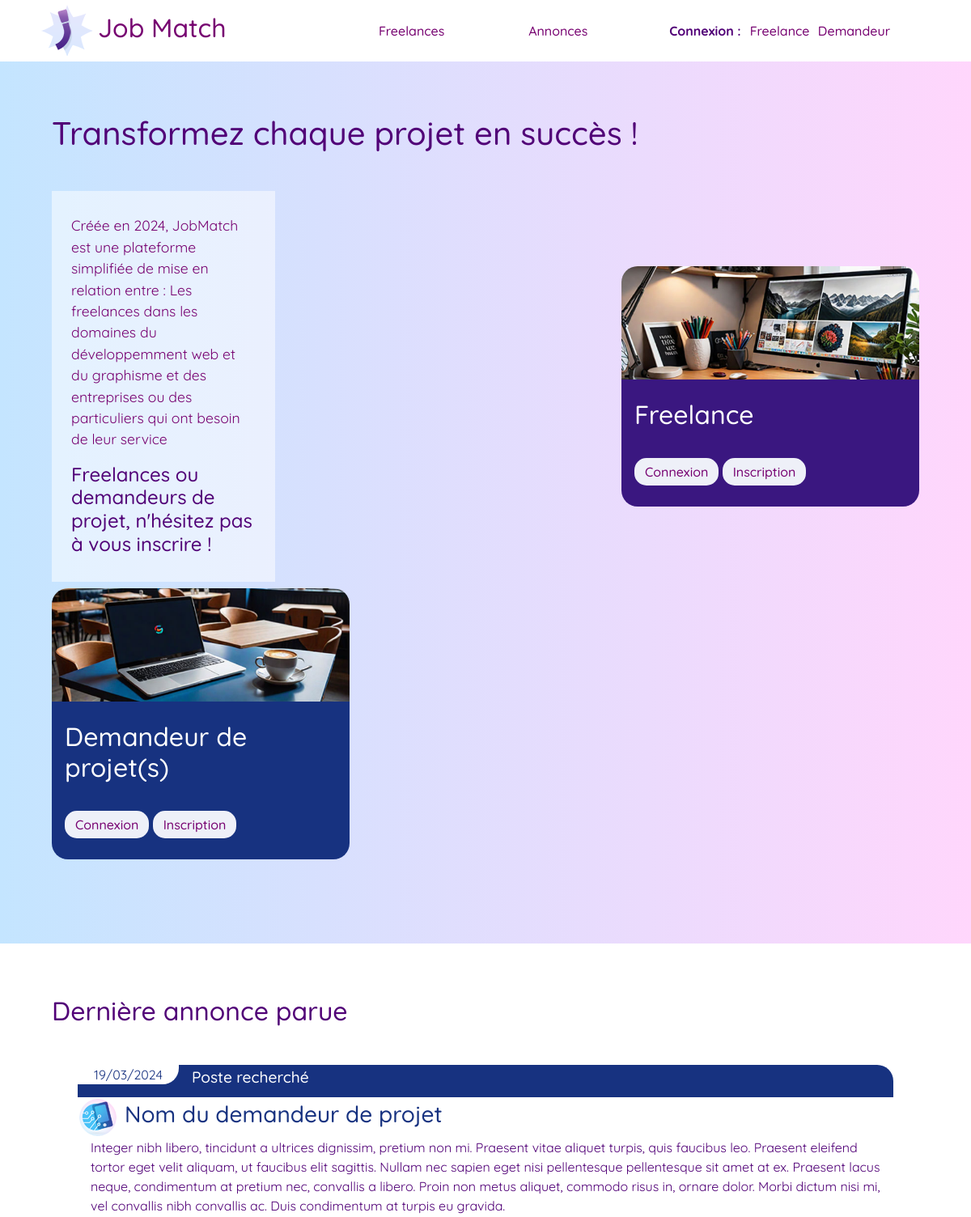
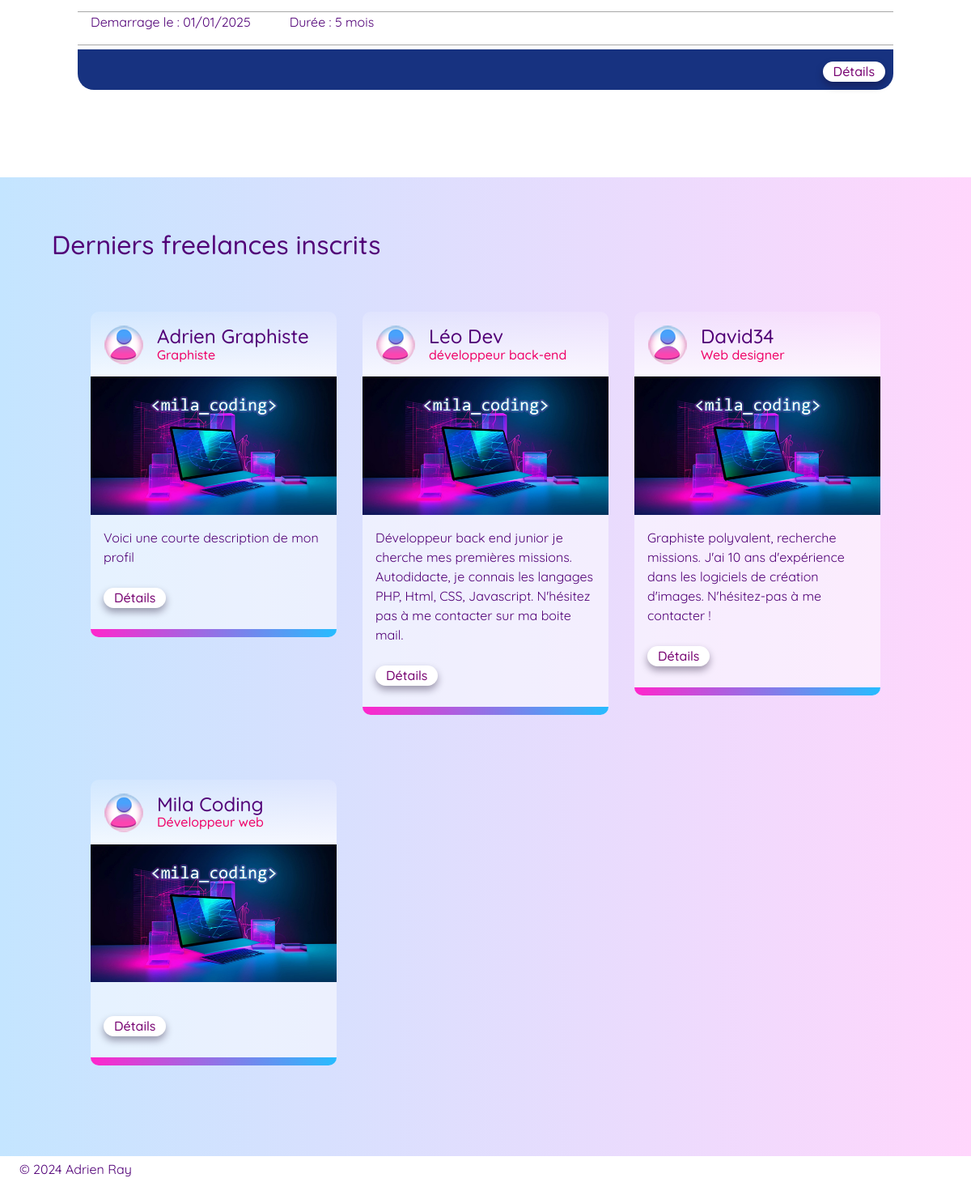
The page / on the database its author committed (2 pictures, top to bottom).
### tables this page shows
CREATE TABLE `freelance` (
  `id` int(11) NOT NULL,
  `job` varchar(50) NOT NULL,
  `pseudo` varchar(20) NOT NULL,
  `first_name` varchar(50) NOT NULL,
  `last_name` varchar(50) NOT NULL,
  `compagny_name` varchar(50) NOT NULL,
  `mail` varchar(50) NOT NULL,
  `pass` varchar(130) NOT NULL,
  `description` varchar(300) DEFAULT NULL,
  `nb_projects` int(11) DEFAULT NULL,
  `note` int(11) DEFAULT NULL
);

### index.php (the view, shortened to what this page needs)
<?php
include_once('./includes/dbConnect.php');
?>
<!DOCTYPE html>
<html lang="fr">
<head>
    <link href="https://cdn.jsdelivr.net/npm/bootstrap@5.3.2/dist/css/bootstrap.min.css" rel="stylesheet">
    <link rel="stylesheet" href="styles/style.css" />
</head>
<body>
    <?php require('./includes/header.php') ?>
    <div class="pageback p-xs-0 p-sm-0 p-md-0 p-l-0 p-xl-5">
    <div class="titrepage">
            <h1 class="d-flex mx-3 mt-3 mb-5">Transformez chaque projet en succès !</h1>
        </div>
        <div class="d-flex flex-wrap mb-5 col-12 justify-content-between">
            <div class="intro mx-3 col-md-12 col-lg-3 p-4">
                <p class="p4">Créée en 2024, JobMatch est une plateforme simplifiée de mise en relation entre :
                    Les freelances dans les domaines du développemment web et du graphisme
                    et des entreprises ou des particuliers qui ont besoin de leur service</p>
                <h4>Freelances ou demandeurs de projet, n'hésitez pas à vous inscrire !</h4>
            </div>
            <div class="d-flex my-2 flex-column justify-content-center mx-3 col-md-12 col-lg-4">
                <div class="cartehaut">
                    <img class="photoblock" src="./media/photofreelance.jpg"><img>
                </div>
                <div class="cartebasfreelance px-3 pb-3">
                    <h2 class="title my-4">Freelance</h2>
                    <button><a href="./freelance_page_connexion.php">Connexion</a></button>
                    <button><a href="./freelance_page_inscription.php">Inscription</a></button>
                </div>
            </div>
            <div class="d-flex my-2 flex-column justify-content-center mx-3 col-md-12 col-lg-4">
                <div class="cartehaut">
                    <img class="photoblock" src="./media/photodemandeur.jpg"><img>
                </div>
                <div class="cartebasdemandeur px-3 pb-3">
                    <h2 class="title my-4">Demandeur de projet(s)</h2>
                    <button><a href="./demandeur_page_connexion.php">Connexion</a></button>
                    <button><a href="./demandeur_page_inscription.php">Inscription</a></button>
                </div>
            </div>
        </div>
    </div>
    <div class="sectionannoncesindex d-flex flex-wrap col-12 p-xl-5">
        <div class="titrepage">
            <h2 class="d-flex mx-3 mt-3 mb-5">Dernière annonce parue</h2>
        </div>
        <div class="annonce col-12 px-5">
            <div class="annoncehaut d-flex justify-content-start">
                <p class="dateannonce">19/03/2024</p>
                <h3 class="annoncetitre px-3 d-flex align-items-center">Poste recherché</h3>
            </div>
            <div class="annonceiddem d-flex">
                <div class="photo"><img src="./media/photo03.png"><img></div>
                <h3 class="title4 ps-2 d-flex align-items-center">Nom du demandeur de projet</h3>
            </div>
            <div class="annoncedescriptif px-3">
                <p>Integer nibh libero, tincidunt a ultrices dignissim, pretium non mi. Praesent vitae aliquet turpis, quis faucibus leo. Praesent eleifend tortor eget velit aliquam, ut faucibus elit sagittis. Nullam nec sapien eget nisi pellentesque pellentesque sit amet at ex. Praesent lacus neque, condimentum at pretium nec, convallis a libero. Proin non metus aliquet, commodo risus in, ornare dolor. Morbi dictum nisi mi, vel convallis nibh convallis ac. Duis condimentum at turpis eu gravida.
                </p>
            </div>
            <div class="detailsmission d-flex flex-wrap justify-content-start align-items-center px-3">
                <div class="pe-5">
                    <p>Demarrage le : 01/01/2025</p>
                </div>
                <div class="pe-5">
                    <p>Durée : 5 mois</p>
                </div>
            </div>
            <div class="annoncebas d-flex justify-content-end align-items-center flex-wrap">
                <button class="about"><a href="annoncefiche.php">Détails</a></button>
            </div>
        </div>
    </div>
    <div class="pageback p-xs-0 p-sm-0 p-md-0 p-l-0 p-xl-5">
    <div class="titrepage">
         <h2 class="d-flex mx-3 mt-3 mb-5">Derniers freelances inscrits</h2>
      </div>
<div class="sectionfreelances row px-xl-5">
<?php
$recupFree = $connect->prepare('SELECT * FROM freelance');
$recupFree->execute();
$recupFree = $recupFree->fetchAll();
?>
<?php
   if (count($recupFree) > 0) {
      for ($i = 0; count($recupFree) > $i ; $i++) {
         $id=$recupFree[$i]['id'];
         echo '
         <div class="vignettefree mb-5 p-3 col-sm-12 col-md-6 col-lg-4 ">
            <div class="vignettehaut d-flex align-items-start p-3">
               <div class="photofree d-flex me-3 align-items-start">
                  <img src="./media/photovidevignette.png">
               </div>
               <div class="d-flex flex-column">
                  <h4> ' . $recupFree[$i]['pseudo'] . ' </h4>
                  <div class="activity"><p> ' . $recupFree[$i]['job'] . '</p></div>
               </div>
            </div>
            <div class="photogrande">
               <img src="./media/photo01g.jpg"><img>
            </div>
            <div class="vignettebottom d-flex flex-column p-3">
            <p> ' . $recupFree[$i]['description'] . '</p>
               <div class="d-flex col-12 justify-content-start">
               <button class="about"><a href= "freelancefiche.php?id='.$id.'">Détails</a></button>
               </div>
            </div>
            <div class="barrecolors"></div>
         </div>
           ';
      }
   }
   ?>
</div>
</div>
    <?php require('./includes/footer.php'); ?>
</body>
</html>

### includes/header.php
<div class ="hdr container-fluid px-xs-1 px-sm-1 px-xl-5 d-lg-flex align-items-center col-lg-12">
<div class ="headerleft d-lg-flex align-items-center col-lg-4">
  <div>
    <img src="./media/logo02.png"></img>
  </div>
   <a href= "./index.php"><h2>Job Match</h2></a>
</div>
<div class = "headerright  d-flex justify-content-around align-items-center col-lg-8">
   <a href="./freelances.php">Freelances</a>
   <a href="./annonces.php">Annonces</a>
<div class="utilisateur d-flex mt-3">
  <?php if( isset($_SESSION['id']) && $_SESSION['id'] !== null ) :
    ?>
     <?php require('./includes/idconnecte.php') ?>
    <?php else : ?>
      <p class="me-2"><b>Connexion : </b><p>
      <a href="./freelance_page_connexion.php">Freelance </a>
      <a href="./demandeur_page_connexion.php">Demandeur </a>
      <?php endif; ?>
</div>
</div>
</div>

### includes/footer.php
<div class ="ftr px-xs-1 px-sm-1 px-xl-4 py-1">
<div class ="footerin d-flex align-items-center justify-content-between">
      <p class ="copyright">&#xa9 2024 Adrien Ray</p>
</div>
</div>

### styles/style.css (style rules this page uses)
body { font-family: "Quicksand", sans-serif; color: rgb(81, 0, 119); }
.pageback { background: linear-gradient(90deg, rgba(196, 229, 255, 1) 0%, rgba(255, 214, 252, 1) 100%); }
.hdr { background-color: rgb(255, 255, 255); }
.ftr { background-color: rgb(255, 255, 255); }
.sectionfreelances { margin-left: auto; margin-right: auto; }
.sectionannoncesindex { background-color: rgba(255, 255, 255, 0); }
.title4 { color: #173280; }
a:link { margin-top: 15px; margin-right:3px; margin-left:3px; margin-bottom: 15px; font-weight: 500; color: rgb(119, 2, 113); text-decoration: none; }
.activity { margin-bottom: -2px; margin-top: -12px; font-weight: 500; color: rgb(239, 0, 103); }
.p4 { font-size: 1.1em; margin-top: 5px; color: rgb(119, 2, 113); }
.vignettehaut { height: 80px; background: linear-gradient(0deg, rgba(255, 255, 255, 0.764) 0%, rgba(255, 255, 255, 0.144) 100%); border-top-left-radius: 10px; border-top-right-radius: 10px; }
.vignettebottom { background-color: rgba(255, 255, 255, 0.533); }
.photoblock { border-top-left-radius: 20px; border-top-right-radius: 20px; }
.cartebasdemandeur { border-bottom-left-radius: 20px; border-bottom-right-radius: 20px; background-color: #173280; color: #ffffff; }
.cartebasfreelance { border-bottom-left-radius: 20px; border-bottom-right-radius: 20px; background-color: #3a1780; color: #ffffff; }
.annonce { background-color: rgba(255, 255, 255, 0.533); border-radius: 20px; margin-bottom: 60px; }
.annoncehaut { background-color: #173280; color: white; border-top-right-radius: 20px; }
.annoncetitre { font-size: 1.2em; }
.annoncebas { background-color: #173280; border-bottom-left-radius: 20px; border-bottom-right-radius: 20px; padding-left: 10px; padding-top: 5px; padding-right: 10px; }
.dateannonce { color: #173280; background-color: #ffffff; padding-left: 20px; padding-right: 20px; border-bottom-right-radius: 20px; }
.detailsmission { border-top: solid 1px rgb(167, 167, 167); border-bottom: solid 1px rgb(167, 167, 167); margin-bottom: 5px; }
.about { color: rgb(81, 0, 119); font-weight: 600; box-shadow: 0px 5px 10px rgba(22, 9, 40, 0.381); border-radius: 20px; height: 25px; display: flex; align-items: center; background-color: white; text-decoration: none; }
.barrecolors { background: linear-gradient(90deg, #ff26cc 0%, #26bcff 100%); width: 100%; height: 10px; border-bottom-left-radius: 20px; border-bottom-right-radius: 20px; }
button { color: rgb(119, 2, 113); font-weight: 800; background-color: rgb(238, 240, 248); border: solid 2px; border-color: #ff26cc; border-radius: 15px; border: none; padding-top: 5px; padding-right: 10px; padding-bottom: 5px; padding-left: 10px; text-align: center; margin-top: 10px; margin-bottom: 10px; text-decoration: none; }
img { max-width: 100%; height: auto; display: block; }
.intro { background-color: rgba(255, 255, 255, 0.521); }

### rows shown on the page
freelance: pseudo "Adrien Graphiste", job "Graphiste", description "Voici une courte description de mon profil"
freelance: pseudo "Léo Dev", job "développeur back-end", description "Développeur back end junior je cherche mes premières missions. Autodidacte, je connais les langages PHP, Html, CSS, Javascript. N'hésitez pas à me contacter sur ma boite mail."
freelance: pseudo "David34", job "Web designer", description "Graphiste polyvalent, recherche missions. J'ai 10 ans d'expérience dans les logiciels de création d'images. N'hésitez-pas à me contacter !"
freelance: pseudo "Mila Coding", job "Développeur web"
